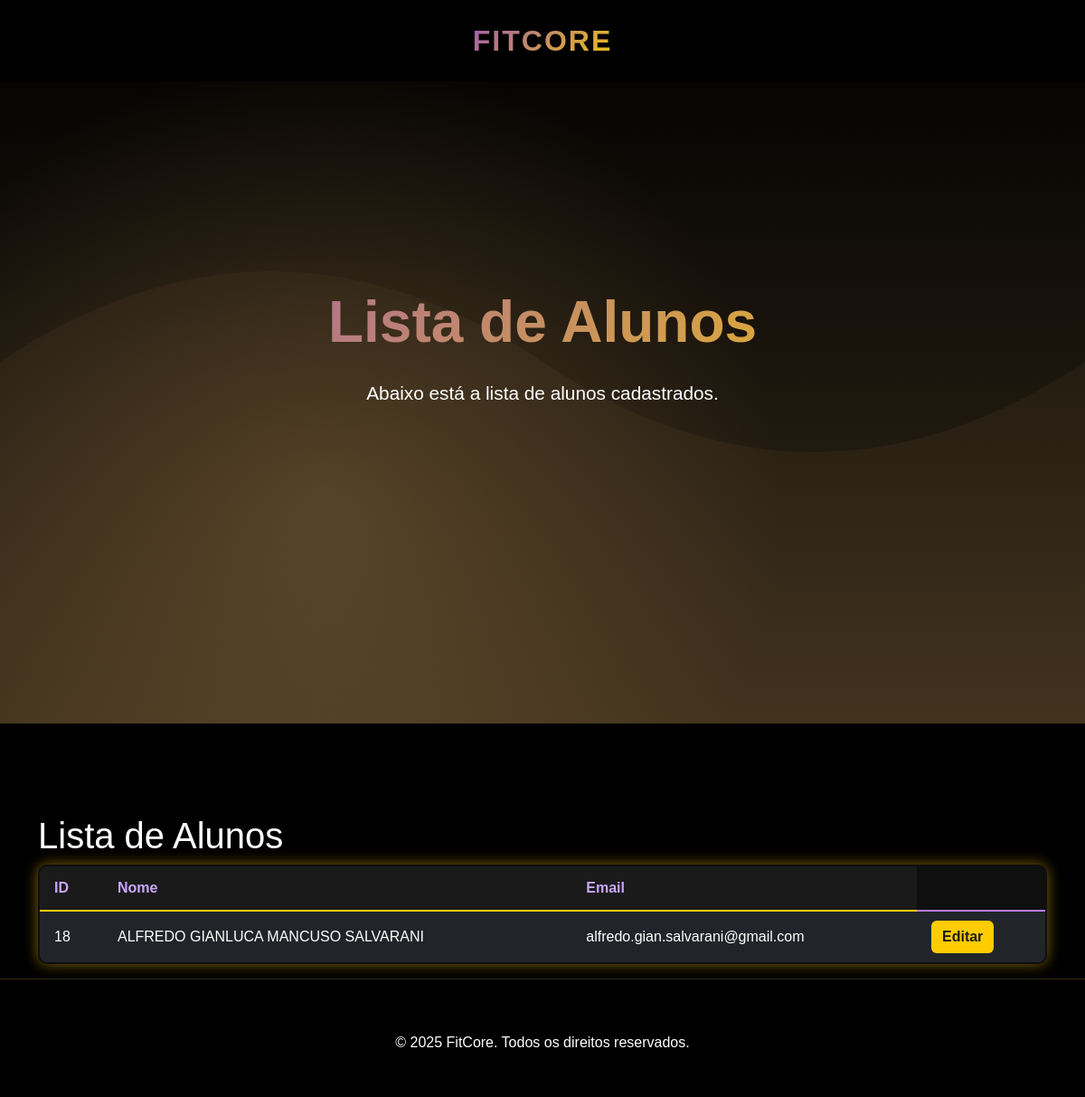
The page /lista_alunos/ (signed in) on the database as committed earlier.
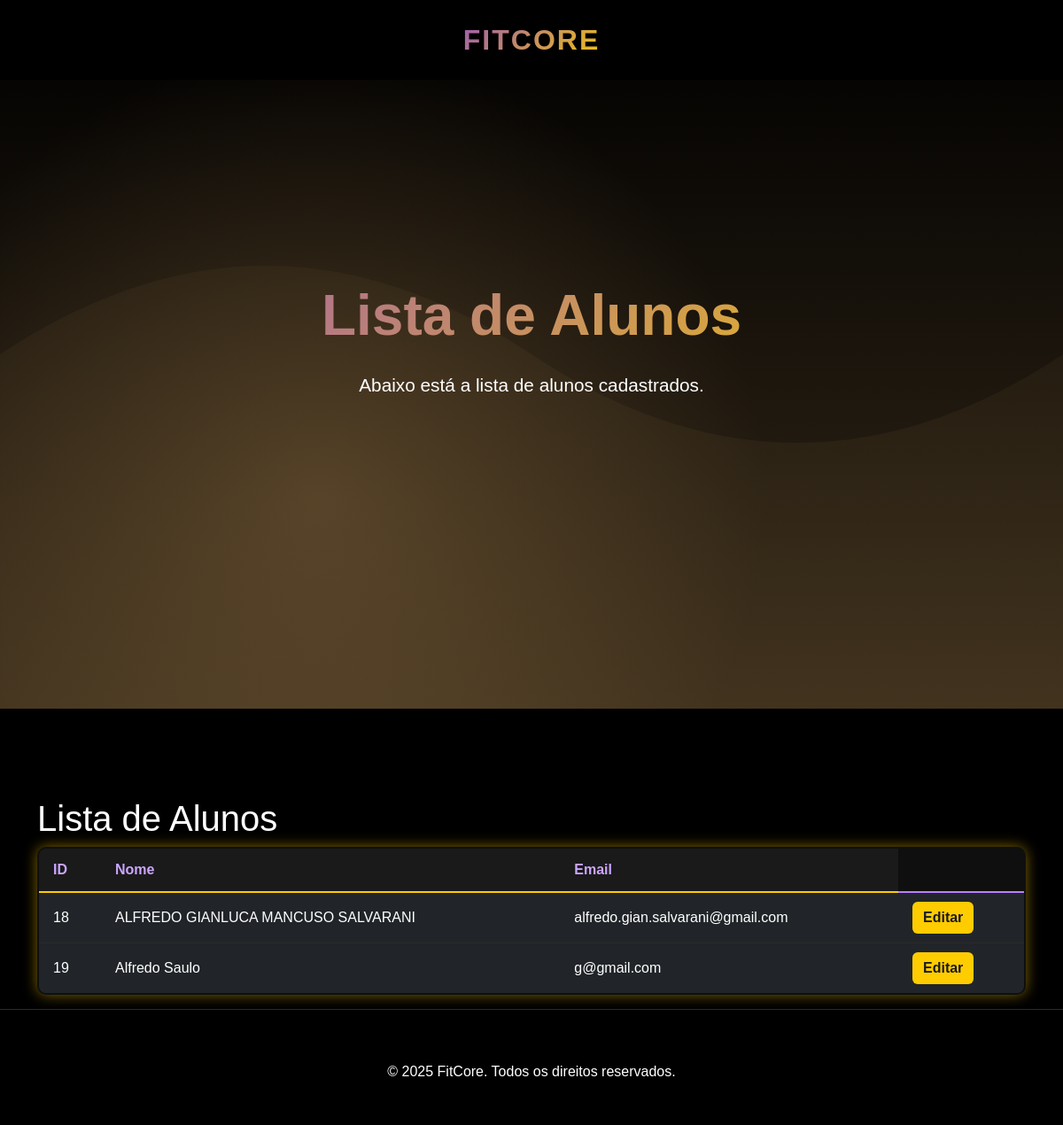
The same page on the database as committed later.
### cadastro/models.py (models this page shows, shortened)
class Usuario(models.Model):
    GENERO_CHOICES = [
        ('M', 'Masculino'),
        ('F', 'Feminino'),
        ('O', 'Outro'),
        ('N', 'Prefiro não dizer'),
    ]
    nome_completo = models.CharField(max_length=100)
    senha = models.CharField(max_length=100)
    email = models.EmailField(max_length=100, unique=True)
    telefone = models.CharField(max_length=20)
    data_nascimento = models.DateField()
    genero = models.CharField(max_length=1, choices=GENERO_CHOICES)
    observacoes = models.TextField(blank=True)

### TelaProf/views.py (the view)
# urls.py: path('lista_alunos/', views.lista_alunos, name='lista_alunos'),
@login_required
def lista_alunos(request):
    alunos = Usuario.objects.all()
    return render(request, 'lista_alunos.html', {'alunos': alunos})

### TelaProf/templates/lista_alunos.html (shortened to what this page needs)
{% load static %}
<!DOCTYPE html>
<html lang="en">
<head>
    <link href="{% static 'css/bootstrap.min.css' %}" rel="stylesheet">
    <link href="{% static 'css/estilo.css' %}" rel="stylesheet">
</head>
<body>
    <nav class="navbar navbar-expand-lg navbar-dark fixed-top">
        <div class="container d-flex justify-content-center">
            <a class="navbar-brand mx-auto" href="{% url 'membros' %}">FitCore</a>
        </div>
    </nav>
    <section class="hero">
        <div class="container hero-content text-center">
            <h1>Lista de Alunos</h1>
            <p>Abaixo está a lista de alunos cadastrados.</p>
        </div>
    </section>
    <div class="container list-container" style="margin-top: 100px;">
        <h1>Lista de Alunos</h1>
        <table class="table custom-table">
            <thead class="table-dark">
                <tr class="table-dark">
                    <th>ID</th>
                    <th>Nome</th>
                    <th>Email</th>
                </tr>
            </thead>
            <tbody class="table-group-divider">
            {% for aluno in alunos %}
                <tr class="table-dark">
                    <td class="align-middle">{{ aluno.id }}</td>
                    <td class="align-middle">{{ aluno.nome_completo }}</td>
                    <td class="align-middle">{{ aluno.email }}</td>
                    <td class="align-middle">
                        <a href="{% url 'TelaProf:editar_aluno' aluno.id %}" class="btn btn-primary">Editar</a>
                    </td>
                </tr>
            {% endfor %}
            </tbody>
        </table>
    </div>
    <footer class="footer text-center">
        <p style="margin-top: 10px;">&copy; 2025 FitCore. Todos os direitos reservados.</p>
</body>
</html>

### static/css/estilo.css (style rules this page uses)
:root { --primary-yellow: #b08852; --dark-yellow: #8e6f3f; --light-yellow: rgba(176, 136, 82, 0.1); --gradient-purple-yellow: linear-gradient(135deg, #9b59b6, #f1c40f); }
* { margin: 0; padding: 0; box-sizing: border-box; }
body { font-family: 'Arial', sans-serif; background-color: #000; color: #fff; overflow-x: hidden; }
.navbar { background: rgba(0, 0, 0, 0.95) !important; backdrop-filter: blur(10px); transition: all 0.3s ease; padding: 1rem 0; }
.navbar-brand { font-size: 2rem; font-weight: bold; background: var(--gradient-purple-yellow); background-clip: text; -webkit-background-clip: text; -webkit-text-fill-color: transparent; text-transform: uppercase; letter-spacing: 2px; }
.hero { height: 100vh; background-size: cover; background-position: center; display: flex; align-items: center; position: relative; }
.hero::before { content: ''; position: absolute; top: 0; left: 0; right: 0; bottom: 0; background: radial-gradient(circle at 30% 70%, rgba(176, 136, 82, 0.3) 0%, transparent 50%); pointer-events: none; }
.hero-content { position: relative; z-index: 2; }
.hero h1 { font-size: 4rem; font-weight: bold; margin-bottom: 1.5rem; background: var(--gradient-purple-yellow); -webkit-background-clip: text; -webkit-text-fill-color: transparent; background-clip: text; animation: fadeInUp 1s ease; }
.hero p { font-size: 1.3rem; margin-bottom: 2rem; opacity: 0.9; animation: fadeInUp 1s ease 0.3s both; }
.footer { background: #000; padding: 3rem 0 2rem; border-top: 1px solid rgba(176, 136, 82, 0.3); }
table.custom-table { background-color: #0f0f0f; color: #b980ff; border: 2px solid #ffcc00; border-radius: 10px; box-shadow: 0 0 15px rgba(255, 204, 0, 0.5); overflow: hidden; }
table.custom-table thead th { background-color: #1a1a1a; color: #cba6ff; font-weight: 600; border-bottom: 2px solid #ffcc00; text-align: left; padding: 12px 16px; }
table.custom-table tbody tr:nth-child(even) { background-color: #191919; }
table.custom-table td { padding: 10px 16px; vertical-align: middle; border-bottom: 1px solid #2a2a2a; }
table.custom-table a.btn { background-color: #ffcc00; border: none; color: #1a1a1a; font-weight: 600; transition: all 0.2s ease-in-out; }

Rows that differ between the two databases and show on the page:
added Usuario: id "19", nome_completo "Alfredo Saulo", email "g@gmail.com"
